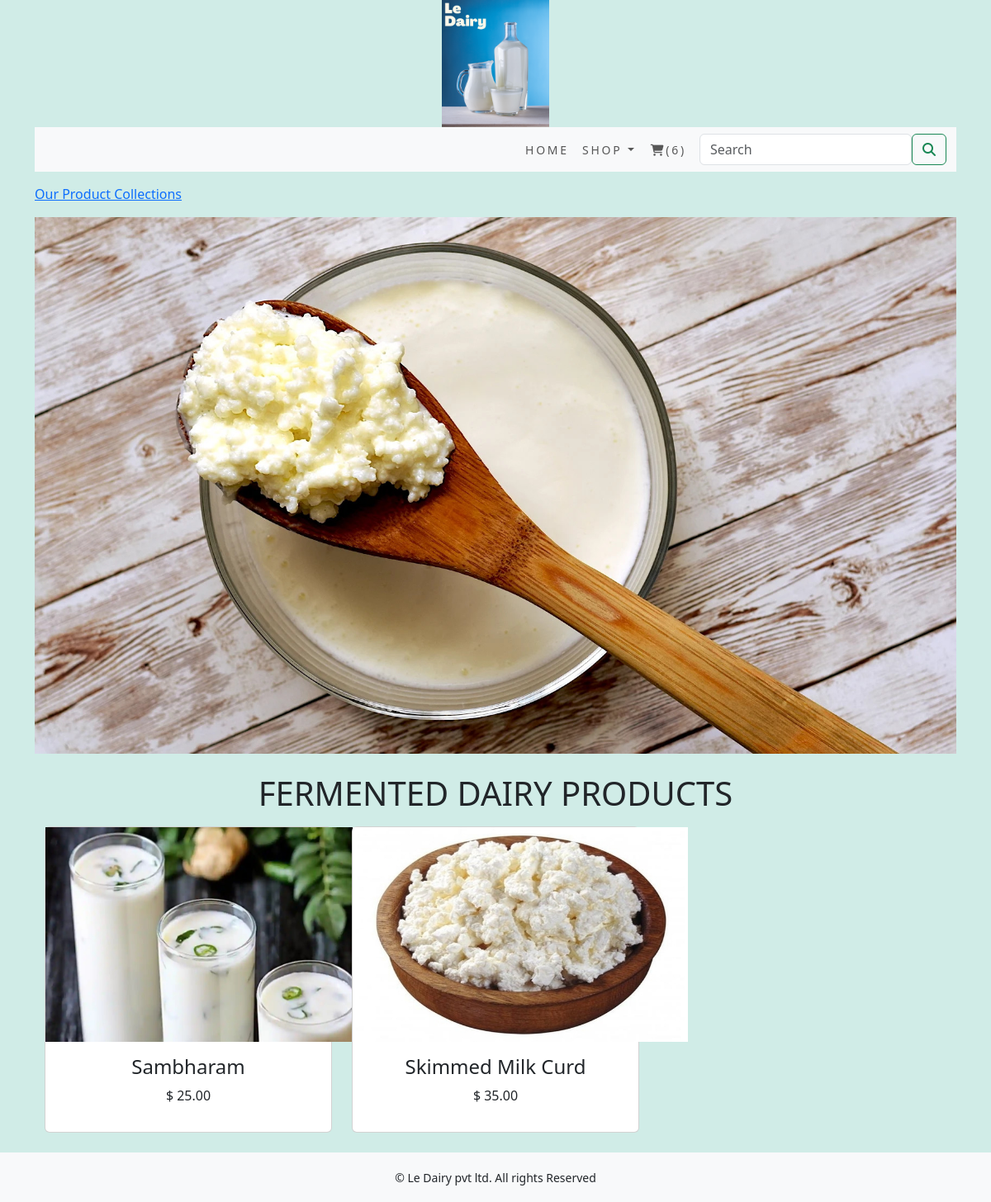
Page /shop/fermented-dairy-products/ on the committed database.
### shop/models.py (models this page shows, shortened)
class Category(models.Model):
    name=models.CharField(max_length=250,unique=True)
    slug=models.SlugField(max_length=250,unique=True)
    description=models.TextField(blank=True)
    image=models.ImageField(upload_to='category',blank=True)
    class Meta:
        ordering=('name',)
        verbose_name='category'
        verbose_name_plural='categories'
    def get_url(self):
        return reverse('shop:products_by_category',args=[self.slug])

class Product(models.Model):
    name=models.CharField(max_length=250,unique=True)
    slug = models.SlugField(max_length=250, unique=True)
    description = models.TextField(blank=True)
    price=models.DecimalField(max_digits=10,decimal_places=2)
    category=models.ForeignKey(Category,on_delete=models.CASCADE)
    image=models.ImageField(upload_to='product',blank=True)
    stock=models.IntegerField()
    available=models.BooleanField(default=True)
    created=models.DateField(auto_now_add=True)
    updated=models.DateTimeField(auto_now=True)
    def get_url(self):
        return reverse('shop:proCatdetail',args=[self.category.slug,self.slug])
    class Meta:
        ordering=('name',)
        verbose_name='product'
        verbose_name_plural='products'

### shop/views.py (the view)
# urls.py: path('', views.allProdCat,name='allProdCat'),
def allProdCat(request,c_slug=None):
    c_page = None
    products_list = None
    if c_slug != None:
        c_page = get_object_or_404(Category, slug=c_slug)
        products_list = Product.objects.all().filter(category=c_page, available=True)
    else:
        products_list = Product.objects.all().filter(available=True)
    paginator = Paginator(products_list, 6)
    try:
        page = int(request.GET.get('page', '1'))
    except:
        page = 1
    try:
        products = paginator.page(page)
    except (EmptyPage, InvalidPage):
        products = paginator.page(paginator.num_pages)
    return  render(request,"category.html",{'category':c_page,'products':products})

### cart/context_processors.py (called while the page is built)
def counter(request):
    item_count=0
    if 'admin' in request.path:
        return {}
    else:
        try:
            cart=Cart.objects.filter(cart_id=_cart_id(request))
            cart_items=CartItem.objects.all().filter(cart=cart[:1])
            for cart_item in cart_items:
                item_count += cart_item.quantity
        except Cart.DoesNotExist:
            item_count = 0
    return  dict(item_count=item_count)

### cart/views.py (called while the page is built)
def _cart_id(request):
    cart=request.session.session_key
    if not cart:
        cart=request.session.create()
        return cart

### shop/context_processors.py (called while the page is built)
def menu_links(request):
    links=Category.objects.all()
    return dict(links=links)

### templates/category.html (shortened to what this page needs)
{% extends 'base.html' %}
{% load static %}
{% block content %}
{% if category %}
    <div>
      <div class="row my_row_class">
          <div class="mx-auto">
        <p>
          <a href="{% url 'shop:allProdCat' %}">Our Product Collections </a>
        </p>
        </div>
      </div>
    </div>
    {% endif %}
<div class="mx-auto">
    {% if category %}
    <img class="my_image" src="{{category.image.url}}" alt="{{category.name}}">
</div>
  <br>
<div>
    <h1 class="text-center my_title">{{category.name}}</h1>
</div>
    {% endif %}
<div class="container">
    <div class="row mx_auto">
       {% for product in products.object_list %}
        <div class="my_bottom_margin col-9 col-sm-12 col-md-4 xol-lg-4">
            <div class="card text-center" style="min-width:18rem;">
                <a href="{{product.get_url}}"><img  src="{{product.image.url}}" alt="{{product.name}}" height="260" width="406"> </a>
            <div class="card-body">
                <h4>{{product.name}}</h4>
                <p>$ {{product.price}}</p>
            </div>
            </div>
        </div>
        {% endfor %}
    </div>
    <br>
</div>
{% endblock %}

### static/css/custom.css (style rules this page uses)
body { font-family: 'Roboto', sans-serif; background-color: #e3f2fd; }
.my_row_class { padding-top: 15px; }

### rows in the picture
Category: image (picture), name "FERMENTED DAIRY PRODUCTS"
Product: image (picture), name "Sambharam", price "25.00"
Product: image (picture), name "Skimmed Milk Curd", price "35.00"

### other values in the picture
{{ item_count }} "6"
